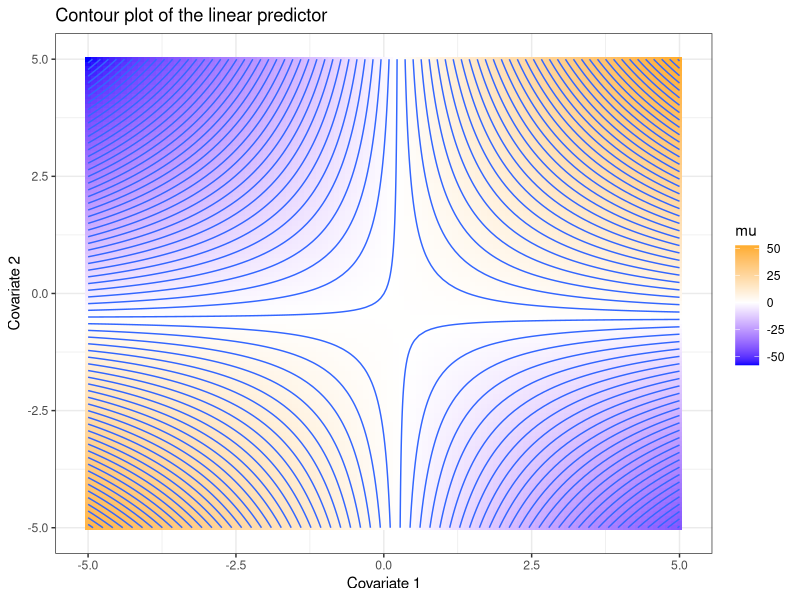

Write R code to recreate this figure.
# Description : Contour plot of linear predictor
# Website : http://mbjoseph.github.io/blog/2013/08/18/vague_intxn/

doInstall <- TRUE # Change to FALSE if you don't want packages installed.
toInstall <- c("ggplot2")
if(doInstall){install.packages(toInstall, repos = "http://cran.r-project.org")}
lapply(toInstall, library, character.only = TRUE)

# parameter estimates
beta0 <- -.004
beta1 <- 1.055
beta2 <- -.496
beta3 <- 2.002

# reader's guess: range of possible covariate values
x1 <- seq(-5, 5, .1)
x2 <- seq(-5, 5, .1)
X <- expand.grid(x1=x1, x2=x2)

# reader's attempt to know how the covariates relate to E(y)
mu <- with(X, beta0 + beta1*x1 + beta2*x2 + beta3*x1*x2)

require(ggplot2)
d <- data.frame(mu=mu, x1=X$x1, x2=X$x2)
p1 <- ggplot(d, aes(x1, x2, z=mu)) + theme_bw() +
  geom_tile(aes(fill=mu)) +
  stat_contour(binwidth=1.5) +
  scale_fill_gradient2(low="blue", mid="white", high="orange") +
  xlab("Covariate 1") + ylab("Covariate 2") +
  ggtitle("Contour plot of the linear predictor")
p1
